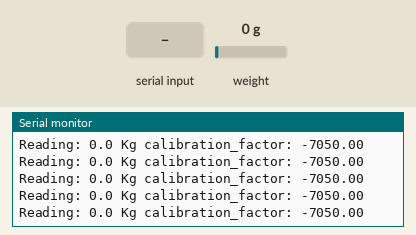
A sketch run on a simulated Arduino Uno, built with avr-gcc and run on an emulated ATmega328P. Parts: the last lines printed to the serial monitor. Inputs (shaded band) come from the test bench; at power-on: weight on the scale 0 g.

Above: at 3.3 s.
3.4 s: weight on the scale set to 100 g
At 3.49 s:
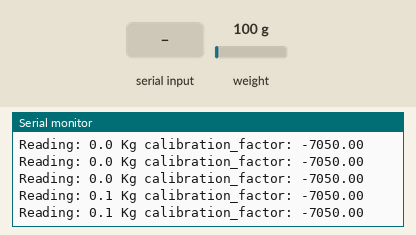
6.4 s: "+" received over Serial
At 6.52 s:
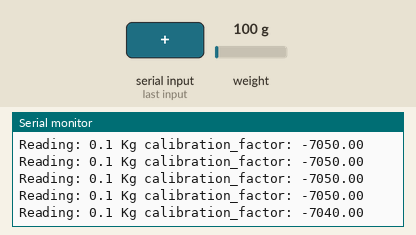
9.4 s: "a" received over Serial
At 9.46 s:
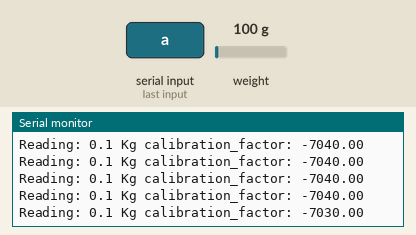
10.9 s: weight on the scale set to 1250 g
At 16.34 s:
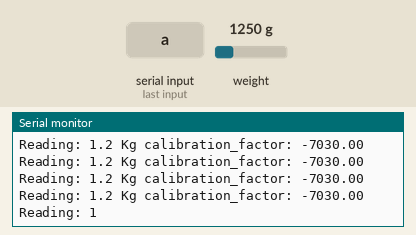
Timing chart, 0 to 16.4 s (numbered marks = the images above; inputs shaded):
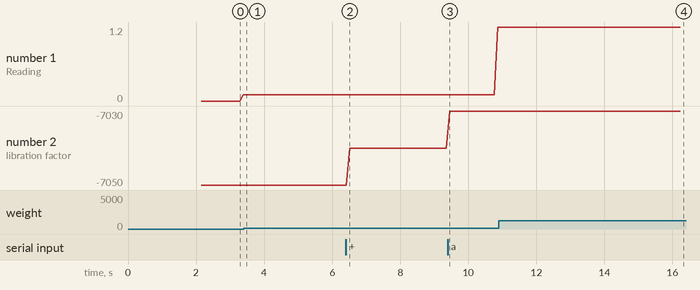

Measured:
- after the input at 3.4 s, the serial monitor: prints a new line after 0.08 s (image 1)
- after the input at 6.4 s, the serial monitor: prints a new line after 0.12 s (image 2)
- after the input at 9.4 s, the serial monitor: prints a new line after 0.05 s (image 3)
- after the input at 10.9 s, the serial monitor: prints a new line after 0.07 s (image 4)
- plotted number 1: 0.1 → 1.2 after the input at 9.4 s
- plotted number 2: -7050 → -7040 after the input at 6.4 s, -7040 → -7030 after the input at 9.4 s

The sketch:

Calibration_code.ino
```cpp
/*
 This is the calibration sketch. Use it to determine the calibration_factor. It also
 outputs the zero_factor useful for projects that have a permanent mass on the scale in between power cycles.

 Setup your scale and start the sketch WITHOUT a weight on the scale
 Once readings are displayed place the weight on the scale
 Press +/- or a/z to adjust the calibration_factor until the output readings match the known weight

 This example assumes pounds (Kg). If you prefer (Kg), change the Serial.print(" Kg"); line to lbs. The
 calibration factor will be significantly different but it will be linearly related to lbs (1 lbs = 0.453592 kg).
*/

/*
 pin 22 -> HX711 CLK
 21 -> DAT
 5V -> VCC
 3.3V -> VDD
 GND -> GND
*/

#include "HX711.h"

#define DOUT  3
#define CLK  2

HX711 scale;

float calibration_factor = -7050;

void setup() {
  Serial.begin(9600);
  Serial.println("HX711 calibration");
  Serial.println("Remove all weight from scale");
  Serial.println("After readings begin, place known weight on scale");
  Serial.println("Press + or a to increase calibration factor");
  Serial.println("Press - or z to decrease calibration factor");

  scale.begin(DOUT, CLK);
  scale.set_scale();
  scale.tare(); //Reset the scale to 0

  long zero_factor = scale.read_average();
  Serial.print("Zero factor: ");
  Serial.println(zero_factor);
}

void loop() {

  scale.set_scale(calibration_factor); //Adjust to this calibration factor

  Serial.print("Reading: ");
  Serial.print(scale.get_units(), 1);
  Serial.print(" Kg"); //Change this to lbs and re-adjust the calibration factor
  Serial.print(" calibration_factor: ");
  Serial.print(calibration_factor);
  Serial.println();

  if(Serial.available())
  {
    char temp = Serial.read();
    if(temp == '+' || temp == 'a')
      calibration_factor += 10;
    else if(temp == '-' || temp == 'z')
      calibration_factor -= 10;
  }
}
```
